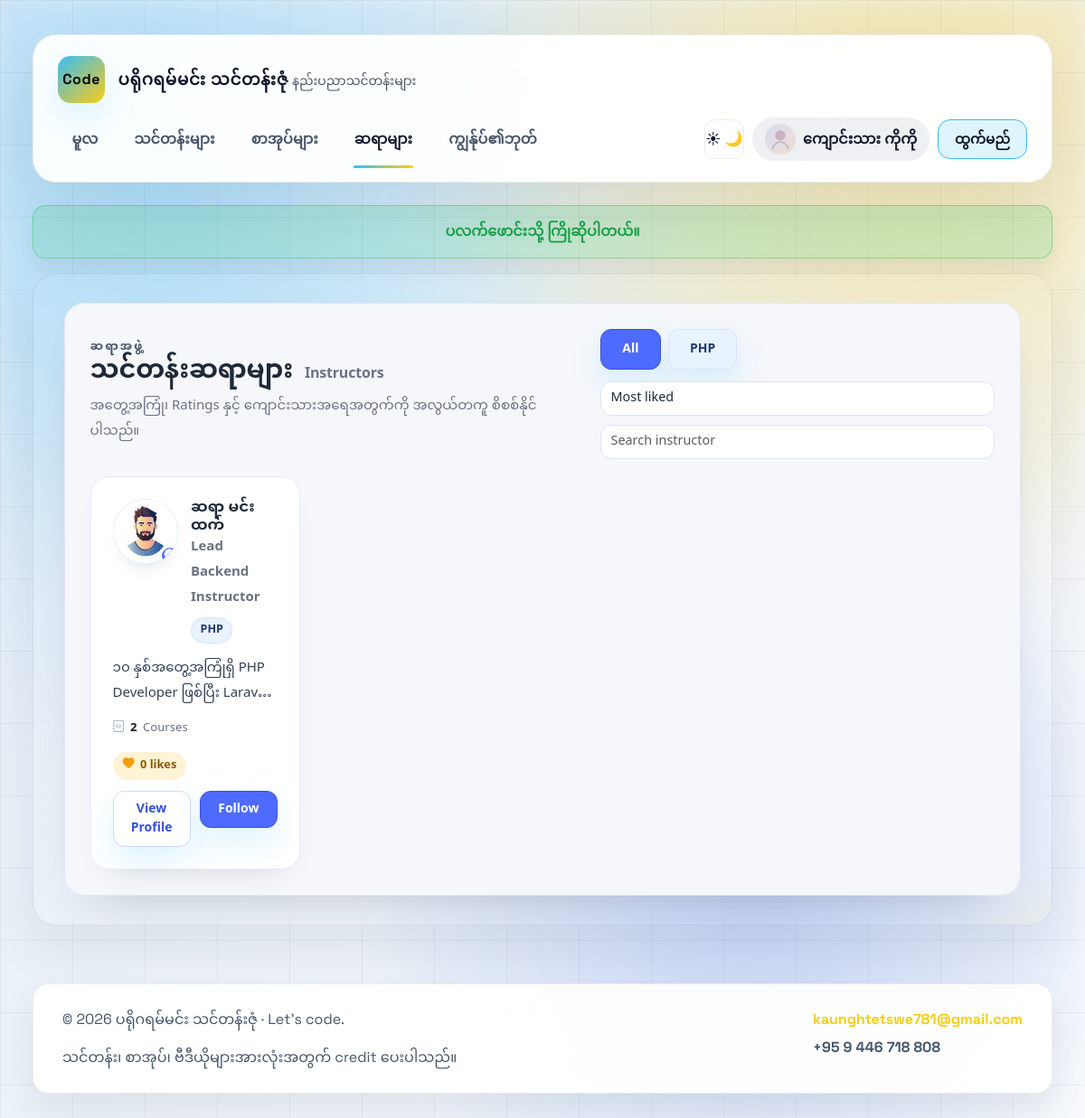
Before: /instructors.php (signed in) with the older database file.
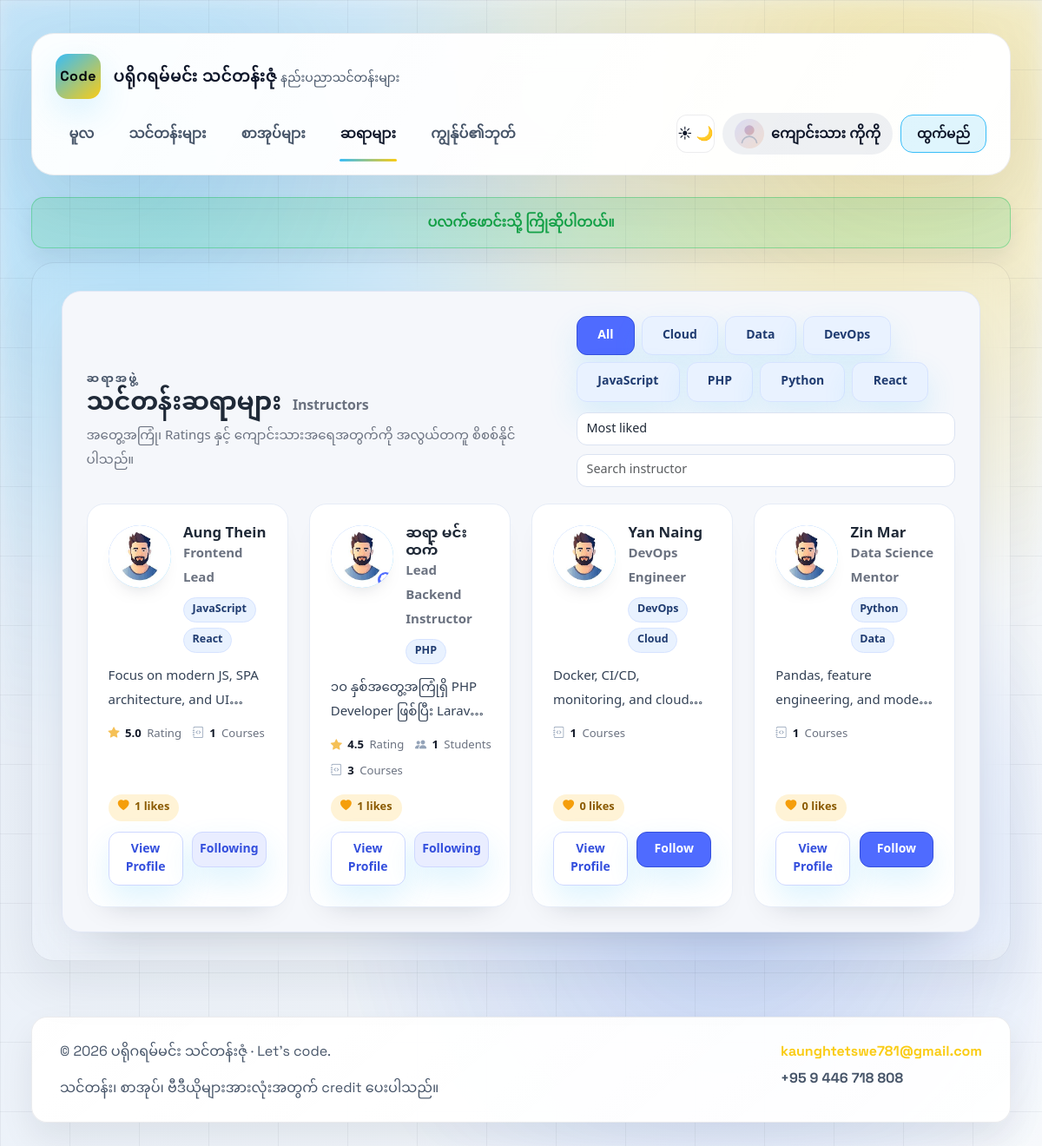
After: the same page with the newer database file.
### tables this page shows
CREATE TABLE IF NOT EXISTS users (
    id INT AUTO_INCREMENT PRIMARY KEY,
    name VARCHAR(120) NOT NULL,
    email VARCHAR(160) NOT NULL UNIQUE,
    password_hash VARCHAR(255) NOT NULL,
    avatar_path VARCHAR(255) DEFAULT NULL,
    role ENUM('student', 'instructor', 'admin') NOT NULL DEFAULT 'student',
    created_at TIMESTAMP DEFAULT CURRENT_TIMESTAMP
);

CREATE TABLE IF NOT EXISTS instructors (
    id INT AUTO_INCREMENT PRIMARY KEY,
    user_id INT NULL,
    display_name VARCHAR(150) NOT NULL,
    primary_language VARCHAR(80) NOT NULL,
    title VARCHAR(160),
    bio TEXT,
    annual_income INT DEFAULT 0,
    photo_url VARCHAR(255),
    created_at TIMESTAMP DEFAULT CURRENT_TIMESTAMP,
    FOREIGN KEY (user_id) REFERENCES users(id) ON DELETE SET NULL
);

### includes/functions.php (called while the page is built, shortened)
<?php
function current_user(PDO $pdo): ?array
{
    static $cachedUser = null;
    if ($cachedUser && $cachedUser['id'] === $_SESSION['user_id']) {
        return $cachedUser;
    }
    $stmt = $pdo->prepare('SELECT * FROM users WHERE id = ? LIMIT 1');
    $stmt->execute([$_SESSION['user_id']]);
    $cachedUser = $stmt->fetch() ?: null;
    return $cachedUser;
}
function avatar_url(?array $user): string
{
    return 'assets/images/avatar-placeholder.svg';
}
function h(string $text): string
{
    return htmlspecialchars($text, ENT_QUOTES, 'UTF-8');
}
function get_flash(string $key): ?string
{
    if (!empty($_SESSION['flash'][$key])) {
        $message = $_SESSION['flash'][$key];
        return $message;
    }
    return null;
}

### instructors.php (the view, shortened to what this page needs)
<?php
require __DIR__ . '/includes/functions.php';
$extraHead = <<<HTML
<link href="https://fonts.googleapis.com/css2?family=Noto+Sans+Myanmar:wght@400;500;600;700&display=swap" rel="stylesheet">
<link rel="stylesheet" href="https://cdn.jsdelivr.net/npm/bootstrap@5.3.3/dist/css/bootstrap.min.css">
<link rel="stylesheet" href="https://cdn.jsdelivr.net/npm/bootstrap-icons@1.11.3/font/bootstrap-icons.css">
HTML;
$currentUser = current_user($pdo);
$stmt = $pdo->query('
    SELECT i.*, u.name AS user_name, u.avatar_path,
           (SELECT COUNT(*) FROM instructor_likes il WHERE il.instructor_id = i.id) AS likes,
           (SELECT COUNT(*) FROM courses c WHERE c.instructor_id = i.id) AS courses_count,
           (SELECT COUNT(*) FROM enrollments e JOIN courses c ON c.id = e.course_id WHERE c.instructor_id = i.id AND e.status = "approved") AS students_count,
           (SELECT ROUND(AVG(cr.rating), 1)
              FROM course_ratings cr
              JOIN courses c ON c.id = cr.course_id
             WHERE c.instructor_id = i.id) AS avg_rating
    FROM instructors i
    LEFT JOIN users u ON i.user_id = u.id
    ORDER BY likes DESC, i.display_name
');
$instructors = $stmt->fetchAll();
$followedIds = [];
if ($currentUser) {
    $followStmt = $pdo->prepare('SELECT instructor_id FROM instructor_likes WHERE user_id = ?');
    $followStmt->execute([$currentUser['id']]);
    $followedIds = array_map('intval', array_column($followStmt->fetchAll(), 'instructor_id'));
}
$preparedInstructors = [];
$skillFilters = [];
foreach ($instructors as $instructor) {
    $skillsRaw = $instructor['skills'] ?? ($instructor['expertise'] ?? ($instructor['primary_language'] ?? ''));
    $skills = array_values(array_filter(array_map('trim', explode(',', (string) $skillsRaw))));
    $skills = array_values(array_unique($skills));
    foreach ($skills as $skill) {
        $skillFilters[strtolower($skill)] = $skill;
    }
    $instructor['skills_list'] = $skills;
    $preparedInstructors[] = $instructor;
}
$filterLabels = array_values($skillFilters);
sort($filterLabels, SORT_NATURAL | SORT_FLAG_CASE);
require __DIR__ . '/partials/header.php';
?>
<section class="section instructors-section">
    <div class="instructors-shell">
        <div class="instructors-header">
            <div class="instructors-title">
                <div class="eyebrow">ဆရာအဖွဲ့</div>
                <h1>သင်တန်းဆရာများ <span class="title-sub">Instructors</span></h1>
                <p class="muted-text">အတွေ့အကြုံ၊ Ratings နှင့် ကျောင်းသားအရေအတွက်ကို အလွယ်တကူ စိစစ်နိုင်ပါသည်။</p>
            </div>
            <div class="instructors-controls">
                <div class="instructors-filters">
                    <button type="button" class="btn btn-sm filter-pill active" data-filter="all">All</button>
                    <?php foreach ($filterLabels as $label): ?>
                        <button type="button" class="btn btn-sm filter-pill" data-filter="<?= h(strtolower($label)); ?>">
                            <?= h($label); ?>
                        </button>
                    <?php endforeach; ?>
                </div>
                <div class="instructors-tools">
                    <select class="form-select form-select-sm" id="sortSelect" aria-label="Sort instructors">
                        <option value="likes">Most liked</option>
                    </select>
                    <input
                        type="search"
                        class="form-control form-control-sm"
                        id="searchInput"
                        placeholder="Search instructor"
                        aria-label="Search instructor"
                    >
                </div>
            </div>
        </div>
        <?php if ($preparedInstructors): ?>
            <div class="row g-3 g-lg-4 instructors-grid" id="instructorGrid">
                <?php foreach ($preparedInstructors as $instructor): ?>
                    <?php
                    $photo = $instructor['avatar_path'] ?: ($instructor['photo_url'] ?? '');
                    $displayName = $instructor['display_name'] ?: ($instructor['user_name'] ?? 'Instructor');
                    $roleTitle = $instructor['title'] ?: 'Instructor';
                    $skills = $instructor['skills_list'] ?? [];
                    $primarySkills = array_slice($skills, 0, 3);
                    $experienceYears = isset($instructor['experience_years']) ? (int) $instructor['experience_years'] : (isset($instructor['experience']) ? (int) $instructor['experience'] : null);
                    $likesCount = (int) ($instructor['likes'] ?? 0);
                    $studentsCount = (int) ($instructor['students_count'] ?? 0);
                    $coursesCount = (int) ($instructor['courses_count'] ?? 0);
                    $ratingValue = $instructor['avg_rating'] !== null ? (float) $instructor['avg_rating'] : null;
                    $bio = trim((string) ($instructor['bio'] ?? ''));
                    $bioText = $bio !== '' ? $bio : '—';
                    $bioClass = $bio !== '' ? '' : 'bio-placeholder';
                    $isOwnProfile = $currentUser && (int) $instructor['user_id'] === (int) $currentUser['id'];
                    $isFollowed = $currentUser && in_array((int) $instructor['id'], $followedIds, true);
                    $skillsText = implode(' ', $skills);
                    $skillsLower = function_exists('mb_strtolower') ? mb_strtolower($skillsText, 'UTF-8') : strtolower($skillsText);
                    $nameLower = function_exists('mb_strtolower') ? mb_strtolower($displayName, 'UTF-8') : strtolower($displayName);
                    $initials = function_exists('mb_substr') ? mb_substr($displayName, 0, 2) : substr($displayName, 0, 2);
                    if (function_exists('mb_strtoupper')) {
                        $initials = mb_strtoupper($initials, 'UTF-8');
                    } else {
                        $initials = strtoupper($initials);
                    }
                    ?>
                    <div
                        class="col-12 col-md-6 col-lg-4 col-xl-3 instructor-col"
                        data-skills="<?= h($skillsLower); ?>"
                        data-name="<?= h($nameLower); ?>"
                        data-likes="<?= $likesCount; ?>"
                        data-rating="<?= $ratingValue ?? 0; ?>"
                        data-students="<?= $studentsCount; ?>"
                    >
                        <article class="instructor-card reveal" id="instructor-<?= $instructor['id']; ?>">
                            <div class="card-top">
                                <div class="instructor-avatar">
                                    <?php if (!empty($photo)): ?>
                                        <img src="<?= h($photo); ?>" alt="<?= h($displayName); ?>">
                                    <?php else: ?>
                                        <span class="avatar-fallback"><?= h($initials); ?></span>
                                    <?php endif; ?>
                                    <?php if (!empty($instructor['user_id'])): ?>
                                        <span class="verified-badge" title="Verified"><i class="bi bi-patch-check-fill"></i></span>
                                    <?php endif; ?>
                                </div>
                                <div class="instructor-identity">
                                    <h3 class="instructor-name"><?= h($displayName); ?></h3>
                                    <p class="instructor-role"><?= h($roleTitle); ?></p>
                                    <?php if ($primarySkills): ?>
                                        <div class="expertise-badges">
                                            <?php foreach ($primarySkills as $skill): ?>
                                                <span class="skill-badge"><?= h($skill); ?></span>
                                            <?php endforeach; ?>
                                        </div>
                                    <?php endif; ?>
                                </div>
                            </div>
                            <p class="instructor-bio line-clamp-2 <?= $bioClass; ?>"><?= h($bioText); ?></p>
                            <?php if ($ratingValue || $studentsCount || $coursesCount || $experienceYears): ?>
                                <div class="trust-row">
                                    <?php if ($ratingValue): ?>
                                        <div class="trust-item">
                                            <i class="bi bi-star-fill"></i>
                                            <strong><?= number_format($ratingValue, 1); ?></strong>
                                            <span>Rating</span>
                                        </div>
                                    <?php endif; ?>
                                    <?php if ($studentsCount): ?>
                                        <div class="trust-item">
                                            <i class="bi bi-people-fill"></i>
                                            <strong><?= number_format($studentsCount); ?></strong>
                                            <span>Students</span>
                                        </div>
                                    <?php endif; ?>
                                    <?php if ($coursesCount): ?>
                                        <div class="trust-item">
                                            <i class="bi bi-journal-code"></i>
                                            <strong><?= $coursesCount; ?></strong>
                                            <span>Courses</span>
                                        </div>
                                    <?php endif; ?>
                                </div>
                            <?php endif; ?>
                            <div class="card-footer">
                                <span class="likes-pill"><i class="bi bi-heart-fill"></i><?= $likesCount; ?> likes</span>
                                <div class="action-row">
                                    <a class="btn btn-sm btn-outline-primary w-100" href="instructors.php?focus=<?= $instructor['id']; ?>">View Profile</a>
                                    <?php if ($currentUser && !$isOwnProfile): ?>
                                        <form method="post" action="actions/like_instructor.php" class="follow-form w-100">
                                            <button class="btn btn-sm btn-follow w-100 <?= $isFollowed ? 'is-following' : ''; ?>" type="submit" data-follow-toggle>
                                                <?= $isFollowed ? 'Following' : 'Follow'; ?>
                                            </button>
                                        </form>
                                    <?php elseif ($isOwnProfile): ?>
                                        <button class="btn btn-sm btn-follow w-100 is-following" type="button" disabled>သင့်ပရိုဖိုင်</button>
                                    <?php else: ?>
                                        <a class="btn btn-sm btn-follow w-100" href="login.php">Follow</a>
                                    <?php endif; ?>
                                </div>
                            </div>
                        </article>
                    </div>
                <?php endforeach; ?>
            </div>
        <?php endif; ?>
    </div>
</section>
<?php require __DIR__ . '/partials/footer.php'; ?>

### partials/header.php (shortened to what this page needs)
<?php
require_once __DIR__ . '/../includes/functions.php';
$currentUser = current_user($pdo);
$flashSuccess = get_flash('success');
?>
<!DOCTYPE html>
<html lang="my">
<head>
    <?= $extraHead ?? ''; ?>
    <link rel="stylesheet" href="assets/css/style.css?v=3">
</head>
<body data-theme="dark">
<div class="site-shell">
    <header class="site-header">
        <a class="brand" href="index.php">
            <span class="brand-badge">Code</span>
            <div class="brand-meta">
                <strong><?= APP_TITLE; ?></strong>
                <small>နည်းပညာသင်တန်းများ</small>
            </div>
        </a>
        <nav class="main-nav">
            <div class="nav-links">
                <a href="index.php"<?= basename($_SERVER['PHP_SELF']) === 'index.php' ? ' class="active"' : ''; ?>>မူလ</a>
                <a href="courses.php"<?= basename($_SERVER['PHP_SELF']) === 'courses.php' ? ' class="active"' : ''; ?>>သင်တန်းများ</a>
                <a href="books.php"<?= basename($_SERVER['PHP_SELF']) === 'books.php' ? ' class="active"' : ''; ?>>စာအုပ်များ</a>
                <a href="instructors.php"<?= basename($_SERVER['PHP_SELF']) === 'instructors.php' ? ' class="active"' : ''; ?>>ဆရာများ</a>
                <?php if ($currentUser): ?>
                    <a href="dashboard.php"<?= basename($_SERVER['PHP_SELF']) === 'dashboard.php' ? ' class="active"' : ''; ?>>ကျွန်ုပ်၏ဘုတ်</a>
                <?php endif; ?>
            </div>
            <div class="nav-actions">
                <button class="theme-toggle" type="button" id="themeToggle" aria-label="Toggle theme">
                    <span class="sun">☀</span><span class="moon">🌙</span>
                </button>
                <?php if ($currentUser): ?>
                    <a class="avatar-chip" href="dashboard.php">
                        <img src="<?= avatar_url($currentUser); ?>" alt="<?= h($currentUser['name']); ?>">
                        <span><?= h($currentUser['name']); ?></span>
                    </a>
                    <a href="logout.php" class="btn-ghost btn-small">ထွက်မည်</a>
                <?php else: ?>
                    <a href="register.php" class="btn btn-small">စာရင်းသွင်း</a>
                    <a href="login.php" class="btn-ghost btn-small">လော့ဂ်အင်</a>
                <?php endif; ?>
            </div>
        </nav>
    </header>
    <?php if ($flashSuccess): ?>
        <div class="flash flash-success"><?= h($flashSuccess); ?></div>
    <?php endif; ?>
    <main class="site-main">

### partials/footer.php (shortened to what this page needs)
    </main>
    <footer class="site-footer">
        <div>
            <p>© <?= date('Y'); ?> <?= APP_TITLE; ?> · Let's code.</p>
            <p class="footer-meta">သင်တန်း၊ စာအုပ်၊ ဗီဒီယိုများအားလုံးအတွက် credit ပေးပါသည်။</p>
        </div>
        <div class="footer-actions">
            <a href="kaunghtetswe781@gmail.com">kaunghtetswe781@gmail.com</a>
            <span>+95 9 446 718 808</span>
        </div>
    </footer>
</div>
</body>
</html>

Changed rows visible on the page:
added instructors: photo_url (picture), display_name "Aung Thein", title "Frontend Lead", skill "JavaScript", skill "React", bio "Focus on modern JS, SPA architecture, and…", ratingValue "5.0", coursesCount "1", likesCount "1", shows "Following"
shown differently, row unchanged: instructors "ဆရာ မင်းထက်": ratingValue (not shown) → "4.5"; studentsCount (not shown) → "1"; coursesCount "2" → "3"; likesCount "0" → "1"; text "Follow" → "Rating Students Following"
added instructors: photo_url (picture), display_name "Yan Naing", title "DevOps Engineer", skill "DevOps", skill "Cloud", bio "Docker, CI/CD, monitoring, and…", coursesCount "1", likesCount "0", shows "Follow"
added instructors: photo_url (picture), display_name "Zin Mar", title "Data Science Mentor", skill "Python", skill "Data", bio "Pandas, feature engineering, and…", coursesCount "1", likesCount "0", shows "Follow"
Other visible differences:
new list line: "Cloud"
new list line: "Data"
new list line: "DevOps"
new list line: "JavaScript"
new list line: "Python"
new list line: "React"
